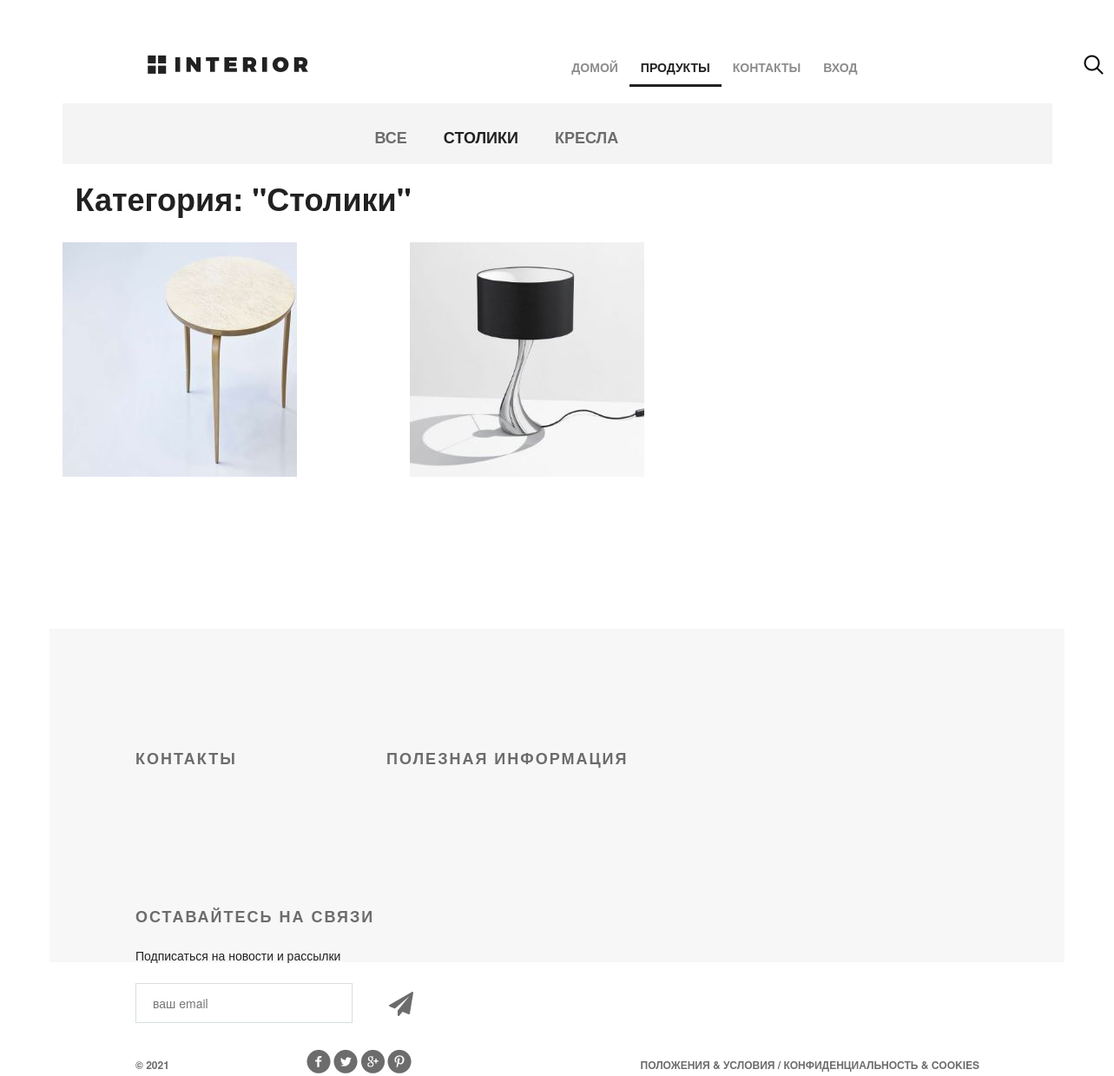
The app's page /products/1, older data.
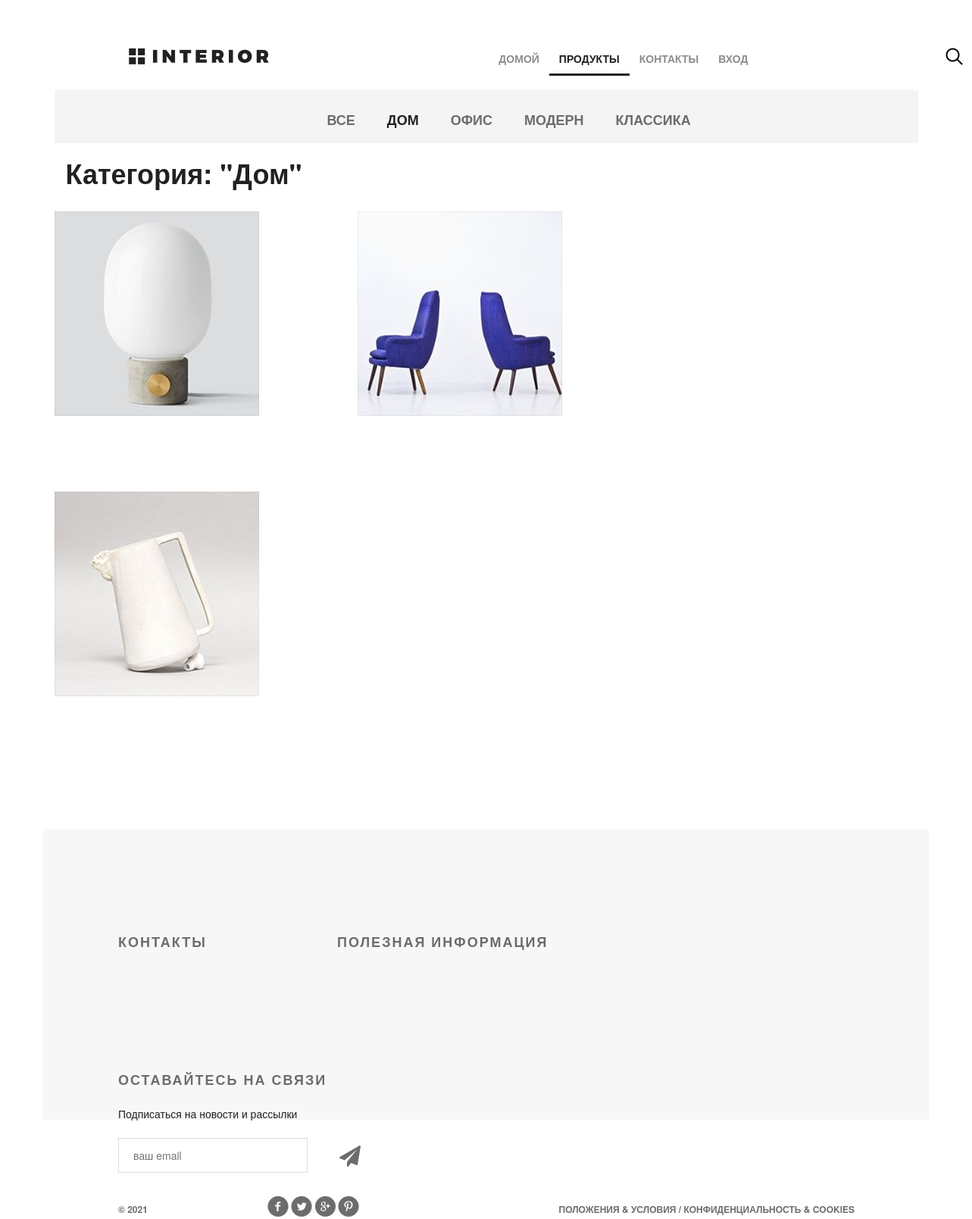
The same page, newer data.
### mainapp/models.py (models this page shows, shortened)
class ProductCategory(models.Model):
    name = models.CharField(max_length=64, unique=True, verbose_name='имя')
    description = models.TextField(verbose_name='Описание', blank=True)

class Product(models.Model):
    category = models.ForeignKey(ProductCategory, on_delete=models.CASCADE)
    name = models.CharField(max_length=128, verbose_name='Имя')
    image = models.ImageField(upload_to='products_images', blank=True)
    short = models.CharField(max_length=64, verbose_name='Краткое описание', blank=True)
    description = models.TextField(verbose_name='Описание', blank=True)
    price = models.DecimalField(verbose_name='Цена', max_digits=8, decimal_places=2, default=0)
    quantity = models.PositiveSmallIntegerField(verbose_name='Количество на складе', default=0)

### mainapp/views.py (the view, shortened to what this page needs)
# urls.py: path('products/', include('mainapp.urls', namespace='products')),
def products(request, pk=None):
    basket = 0
    if request.user.is_authenticated:
        basket = sum(list(Basket.objects.filter(user = request.user).values_list('quantity',flat=True)))
    links_menu = ProductCategory.objects.all()
    if pk is not None:
        if pk ==0:
            products_list = Product.objects.all().order_by('price')
            category_item = {'name': 'Все', 'pk': 0}
        else:
            category_item = get_object_or_404(ProductCategory, pk =pk)
            products_list = Product.objects.filter(category= category_item)
        content = {
            'title': 'Товары',
            'links_menu': links_menu,
            'products': products_list,
            'category': category_item,
            'basket': basket
        }
        return render(request,'mainapp/products_list.html', content)

### mainapp/templates/mainapp/products_list.html (shortened to what this page needs)
{% extends 'mainapp/base.html' %}
{% load static %}
{% block content %}
    <div class="hero-white">
			<div class="header clearfix">
                <a href="index.html" class="logo"></a>
                    {% include 'mainapp/includes/inc_main_menu.html'%}
            </div>
    </div>
    <div class="details">
        <div class="links clearfix">
            {% include 'mainapp/includes/inc_categories_menu.html' %}
        </div>
        <div class="products_list">
          <div class="title clearfix">
            <h2>
              Категория: "{{ category.name|title }}"
            </h2>
          </div>
          <div class="category-products clearfix">
            {% for product in products %}
              <div class="block">
                <a href="{% url 'basket:add' product.pk%}">
                  <img src="/media/{{ product.image }}" alt="product">
                </a>
              </div>
        {% endfor %}
      </div>
    </div>
  </div>
  <div class="clr"></div>
{% endblock %}

### mainapp/templates/mainapp/base.html (shortened to what this page needs)
{% load static %}
<!DOCTYPE html>
<html>
<head>
    {% block css %}
        <link rel="stylesheet" type="text/css" href="{% static 'css/style.css' %}">
        <link rel="stylesheet" type="text/css" href="{% static 'css/bootstrap.min.css' %}">
        <link rel="stylesheet" href="{% static 'fonts/font-awesome/css/font-awesome.css' %}">
    {% endblock %}
</head>
<body>
<div class="container">
    {% block content %}
    {% endblock %}
</div>
{% block footer %}
    <div class="footer">
        <div class="clearfix">
            <div class="text-footer">
                <h3>контакты</h3>
            </div>
            <div class="text-footer">
                <h3>полезная информация</h3>
            </div>
            <div class="text-footer clearfix">
                <h3>Оставайтесь на связи</h3>
                <p>Подписаться на новости и рассылки</p>
                <form>
                    <input type="email" name="email" placeholder="ваш email">
                    <a href="#"><i class="fa fa-paper-plane fa-2x" aria-hidden="true"></i></a>
                </form>
            </div>
        </div>
        <p class="small">&copy; {% now "Y" %}</p>
        <div class="social">
            <a href="#" class="social1"></a>
            <a href="#" class="social2"></a>
            <a href="#" class="social3"></a>
            <a href="#" class="social4"></a>
        </div>
        <p class="small">Положения &amp; Условия / Конфиденциальность &amp; Cookies</p>
    </div>
{% endblock %}
</body>
</html>

### mainapp/templates/mainapp/includes/inc_main_menu.html (shortened to what this page needs)
<ul class="menu">
    <li><a href="{% url 'main' %}" {% if request.resolver_match.url_name == 'main' %}class="active"{% endif %}>домой</a>
    </li>
    <li><a href="{% url 'products:products' %}"
           {% if 'products' in request.resolver_match.route %}class="active"{% endif %}>продукты</a></li>
    <li><a href="{% url 'contact' %}" {% if request.resolver_match.url_name == 'contact' %}class="active"{% endif %}>контакты</a>
    </li>
    {% if user.is_authenticated %}
        <li><a href="{% url 'auth:edit' %}">{{ user.username }}</a></li>
        <li><a href="{% url 'auth:logout' %}">Выход</a></li>
    {% else %}
        <li><a href="{% url 'auth:login' %}">Вход</a></li>
    {% endif %}
</ul>
<a href="#" class="search"></a>

### mainapp/templates/mainapp/includes/inc_categories_menu.html
<ul class="links-menu">
    <li><a href="{% url 'products:category' 0%}"
               {% if request.resolver_match.kwargs.pk == 0 %} class="active"{% endif %}>
        Все</a>
    </li>
    {% for link in links_menu %}
        <li><a href="{% url 'products:category' link.pk %}"
               {% if request.resolver_match.kwargs.pk == link.pk %} class="active"{% endif %}>{{ link.name }}</a></li>
    {% endfor %}
</ul>

### static/css/style.css (style rules this page uses)
* { margin: 0; padding: 0; }
body { font-family: 'Montserrat', sans-serif; }
html, body { height: 100%; }
.products_list .title { margin: 20px auto; height: 50px; float: none; }
.products_list .title h2 { margin-top: 0; float: left; }
.category-products { margin-bottom: 75px; }
.category-products .block a img { float: left; }
.category-products .block { float: left; margin-right: 30px; display: block; height: 370px; width: 370px; position: relative; }
.category-products .block:nth-child(3n) { margin-right: 0px; }
.clr { height: 384px; }
.container { width: 1366px; margin: 0 auto; min-height: 100%; }
.logo { background-image: url(/static/img/logo.png); margin-top: 63px; width: 185px; height: 22px; float: left; }
.menu { list-style-type: none; margin-top: 67px; float: right; }
.menu li { float: left; }
.menu a { color: #8c8c8c; font-size: 14px; font-weight: 700; text-align: right; text-transform: uppercase; text-decoration: none; padding: 10px 13px; }
.menu .active { color: #212121; font-weight: 700; border-bottom: 3px solid #212121; }
.search { display: block; width: 23px; height: 23px; background-image: url(/static/img/search.png); position: absolute; top: 63px; left: 1176px; }
.clearfix:after { content: ""; display: block; clear: both; }
.title { height: 152px; margin-right: 15px; }
.title h2 { float: left; margin-top: 118px; color: #212121; font-size: 36px; font-weight: 700; text-align: left; margin-left: 15px; }
.footer { height: 384px; width: 1169px; background-color: #f7f7f7; padding-left: 99px; padding-right: 98px; margin: -384px auto 0; clear: both; }
.footer form { position: relative; }
.footer form a i { display: block; width: 21px; height: 21px; position: absolute; z-index: 2; top: 10px; right: 50px; color: #6c6c6c; }
.text-footer { margin-top: 120px; width: 221px; float: left; margin-right: 68px; }
.text-footer:last-child { margin-right: 0; }
.text-footer h3 { text-transform: uppercase; color: #6c6c6c; font-size: 18px; font-weight: 700; text-align: left; margin-bottom: 22px; letter-spacing: 2px; }
.text-footer p { color: #212121; font-size: 14px; font-weight: 300; line-height: 24px; text-align: left; margin-bottom: 20px; }
.text-footer a { text-decoration: none; text-transform: uppercase; color: #212121; font-size: 14px; font-weight: 700; line-height: 26px; text-align: left; }
.text-footer:nth-child(2) { width: 422px; }
.text-footer:nth-child(3) { width: 363px; }
.text-footer input { border-width: 1px; border-color: #d9dee1; border-style: solid; background-color: #ffffff; width: 250px; height: 46px; outline: none; color: #6c6c6c; font-size: 14px; font-weight: 300; line-height: 22px; text-align: left; padding-left: 19px; padding-right: 70px; }
.footer .small { text-transform: uppercase; float: left; color: #6c6c6c; font-size: 12px; font-weight: 700; line-height: 26px; text-align: left; margin-top: 35px; }
.social { height: 28px; width: 121px; float: left; margin-left: 158px; margin-top: 30px; }
.social1 { background: url(/static/img/social-links.png); height: 28px; width: 28px; float: left; }
.social2 { background: url(/static/img/social-links.png); background-position: -34px 0px; height: 28px; width: 28px; float: left; margin-left: 3px; }
.social3 { background: url(/static/img/social-links.png); background-position: -67px 0px; height: 28px; width: 28px; float: left; margin-left: 3px; }
.social4 { background: url(/static/img/social-links.png); background-position: -101px 0px; height: 28px; width: 28px; float: left; margin-left: 3px; }
.footer .small:nth-child(4) { float: right; }
.hero-white { background-color: #fff; height: 119px; padding-left: 98px; padding-right: 211px; position: relative; }
.links { height: 70px; background-color: #f4f4f4; position: relative; padding-left: 360px; }
.links-menu { margin: 27px auto 0px; position: absolute; }
.links-menu li { float: left; list-style-type: none; padding-right: 42px; }
.links-menu li a { text-decoration: none; color: #6c6c6c; font-size: 18px; font-weight: 700; text-transform: uppercase; }
.links-menu .active { color: #212121; font-size: 18px; font-weight: 700; }

Row changes from the older to the newer data that the page shows:
no longer on this page (row edited): Product: image (picture)
no longer on this page (row edited): Product: image (picture)
changed ProductCategory: name "СТОЛИКИ" → "ДОМ"; name "Столики" → "Дом"
changed ProductCategory: name "КРЕСЛА" → "ОФИС"
added ProductCategory: name "МОДЕРН"
added ProductCategory: name "КЛАССИКА"
added Product: image (picture)
added Product: image (picture)
added Product: image (picture)
